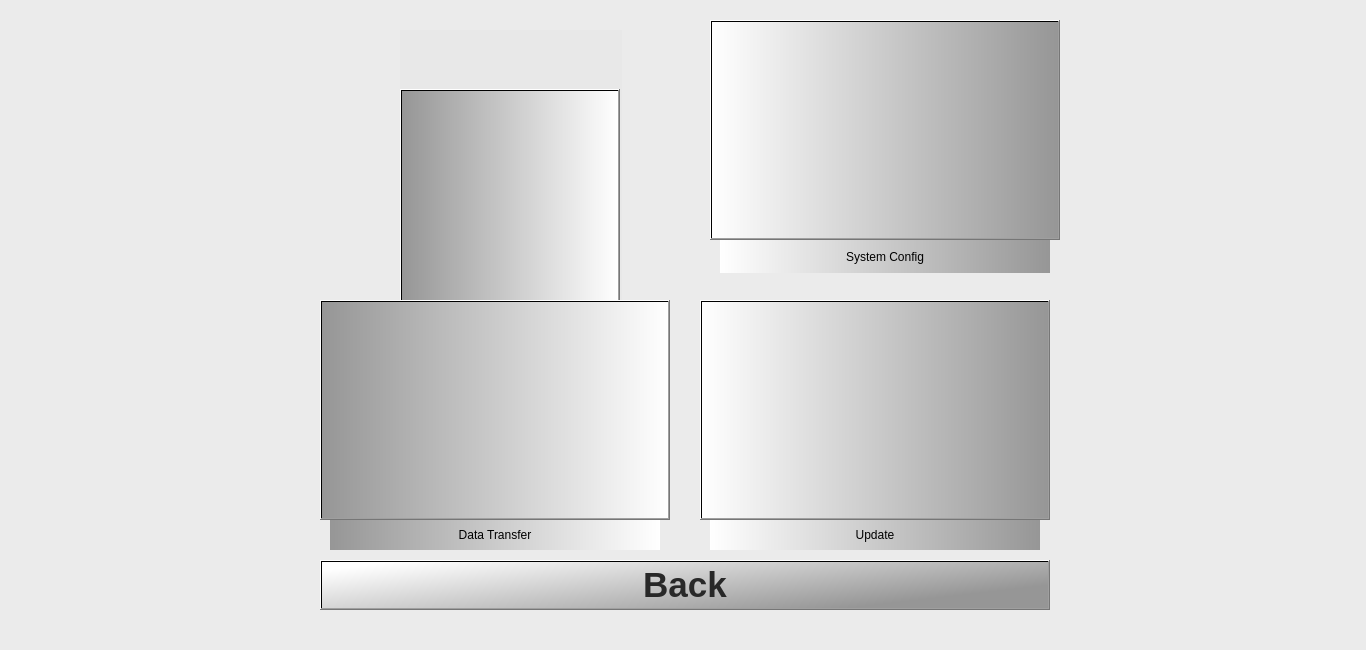
<?xml version="1.0" encoding="UTF-8"?>
<ui version="4.0">
 <class>settings</class>
 <widget class="QWidget" name="settings">
  <property name="geometry">
   <rect>
    <x>0</x>
    <y>0</y>
    <width>1366</width>
    <height>650</height>
   </rect>
  </property>
  <property name="windowTitle">
   <string>Form</string>
  </property>
  <property name="styleSheet">
   <string notr="true">background-color: qlineargradient(spread:pad, x1:0, y1:0, x1:0, y1:0, stop:0 rgba(230, 230, 230, 130), stop:1 rgba(255, 255, 255, 255));</string>
  </property>
  <widget class="QPushButton" name="system_config">
   <property name="geometry">
    <rect>
     <x>710</x>
     <y>20</y>
     <width>350</width>
     <height>220</height>
    </rect>
   </property>
   <property name="sizePolicy">
    <sizepolicy hsizetype="MinimumExpanding" vsizetype="MinimumExpanding">
     <horstretch>0</horstretch>
     <verstretch>0</verstretch>
    </sizepolicy>
   </property>
   <property name="minimumSize">
    <size>
     <width>220</width>
     <height>220</height>
    </size>
   </property>
   <property name="maximumSize">
    <size>
     <width>435</width>
     <height>156</height>
    </size>
   </property>
   <property name="autoFillBackground">
    <bool>false</bool>
   </property>
   <property name="styleSheet">
    <string notr="true">QPushButton:pressed{background-color: rgb(179, 179, 179); }
QPushButton{background-color: qlineargradient(spread:pad, x1:0, y1:0, x2:1, y2:0, stop:1 rgba(150, 150, 150, 255), stop:0 rgba(255, 255, 255, 255));}
</string>
   </property>
   <property name="text">
    <string/>
   </property>
   <property name="icon">
    <iconset resource="icons.qrc">
     <normaloff>:/images/system_config.png</normaloff>:/images/system_config.png</iconset>
   </property>
   <property name="iconSize">
    <size>
     <width>200</width>
     <height>200</height>
    </size>
   </property>
  </widget>
  <widget class="QPushButton" name="data_transfer">
   <property name="geometry">
    <rect>
     <x>320</x>
     <y>300</y>
     <width>350</width>
     <height>220</height>
    </rect>
   </property>
   <property name="sizePolicy">
    <sizepolicy hsizetype="MinimumExpanding" vsizetype="MinimumExpanding">
     <horstretch>0</horstretch>
     <verstretch>0</verstretch>
    </sizepolicy>
   </property>
   <property name="minimumSize">
    <size>
     <width>220</width>
     <height>220</height>
    </size>
   </property>
   <property name="maximumSize">
    <size>
     <width>435</width>
     <height>156</height>
    </size>
   </property>
   <property name="autoFillBackground">
    <bool>false</bool>
   </property>
   <property name="styleSheet">
    <string notr="true">QPushButton:pressed{background-color: rgb(179, 179, 179); }
QPushButton{background-color: qlineargradient(spread:pad, x1:0, y1:0, x2:1, y2:0, stop:0 rgba(150, 150, 150, 255), stop:1 rgba(255, 255, 255, 255));}</string>
   </property>
   <property name="text">
    <string/>
   </property>
   <property name="icon">
    <iconset resource="icons.qrc">
     <normaloff>:/images/data_transfer_black.png</normaloff>:/images/data_transfer_black.png</iconset>
   </property>
   <property name="iconSize">
    <size>
     <width>200</width>
     <height>200</height>
    </size>
   </property>
  </widget>
  <widget class="QPushButton" name="update">
   <property name="geometry">
    <rect>
     <x>700</x>
     <y>300</y>
     <width>350</width>
     <height>220</height>
    </rect>
   </property>
   <property name="sizePolicy">
    <sizepolicy hsizetype="MinimumExpanding" vsizetype="MinimumExpanding">
     <horstretch>0</horstretch>
     <verstretch>0</verstretch>
    </sizepolicy>
   </property>
   <property name="minimumSize">
    <size>
     <width>220</width>
     <height>220</height>
    </size>
   </property>
   <property name="maximumSize">
    <size>
     <width>435</width>
     <height>156</height>
    </size>
   </property>
   <property name="autoFillBackground">
    <bool>false</bool>
   </property>
   <property name="styleSheet">
    <string notr="true">QPushButton:pressed{background-color: rgb(179, 179, 179); }
QPushButton{background-color: qlineargradient(spread:pad, x1:0, y1:0, x2:1, y2:0, stop:1 rgba(150, 150, 150, 255), stop:0 rgba(255, 255, 255, 255));}
</string>
   </property>
   <property name="text">
    <string/>
   </property>
   <property name="icon">
    <iconset resource="icons.qrc">
     <normaloff>:/images/update.png</normaloff>:/images/update.png</iconset>
   </property>
   <property name="iconSize">
    <size>
     <width>200</width>
     <height>180</height>
    </size>
   </property>
  </widget>
  <widget class="QLabel" name="select_route_label_2">
   <property name="geometry">
    <rect>
     <x>720</x>
     <y>240</y>
     <width>330</width>
     <height>33</height>
    </rect>
   </property>
   <property name="sizePolicy">
    <sizepolicy hsizetype="MinimumExpanding" vsizetype="Fixed">
     <horstretch>0</horstretch>
     <verstretch>0</verstretch>
    </sizepolicy>
   </property>
   <property name="maximumSize">
    <size>
     <width>435</width>
     <height>33</height>
    </size>
   </property>
   <property name="styleSheet">
    <string notr="true">font: 20pt &quot;Sans Serif&quot;;
color: rgb(0, 0, 0);
background-color: rgb(230, 230, 230);
background-color: qlineargradient(spread:pad, x1:0, y1:0, x2:1, y2:0, stop:1 rgba(150, 150, 150, 255), stop:0 rgba(255, 255, 255, 255));</string>
   </property>
   <property name="text">
    <string>System Config</string>
   </property>
   <property name="alignment">
    <set>Qt::AlignCenter</set>
   </property>
  </widget>
  <widget class="QLabel" name="select_route_label_3">
   <property name="geometry">
    <rect>
     <x>330</x>
     <y>520</y>
     <width>330</width>
     <height>30</height>
    </rect>
   </property>
   <property name="sizePolicy">
    <sizepolicy hsizetype="MinimumExpanding" vsizetype="Fixed">
     <horstretch>0</horstretch>
     <verstretch>0</verstretch>
    </sizepolicy>
   </property>
   <property name="maximumSize">
    <size>
     <width>435</width>
     <height>33</height>
    </size>
   </property>
   <property name="styleSheet">
    <string notr="true">font: 20pt &quot;Sans Serif&quot;;
color: rgb(0, 0, 0);
background-color: rgb(230, 230, 230);
background-color: qlineargradient(spread:pad, x1:0, y1:0, x2:1, y2:0, stop:0 rgba(150, 150, 150, 255), stop:1 rgba(255, 255, 255, 255));</string>
   </property>
   <property name="text">
    <string>Data Transfer</string>
   </property>
   <property name="alignment">
    <set>Qt::AlignCenter</set>
   </property>
  </widget>
  <widget class="QLabel" name="select_route_label_4">
   <property name="geometry">
    <rect>
     <x>710</x>
     <y>520</y>
     <width>330</width>
     <height>30</height>
    </rect>
   </property>
   <property name="sizePolicy">
    <sizepolicy hsizetype="MinimumExpanding" vsizetype="Fixed">
     <horstretch>0</horstretch>
     <verstretch>0</verstretch>
    </sizepolicy>
   </property>
   <property name="maximumSize">
    <size>
     <width>435</width>
     <height>33</height>
    </size>
   </property>
   <property name="styleSheet">
    <string notr="true">font: 20pt &quot;Sans Serif&quot;;
color: rgb(0, 0, 0);
background-color: rgb(230, 230, 230);
background-color: qlineargradient(spread:pad, x1:0, y1:0, x2:1, y2:0, stop:1 rgba(150, 150, 150, 255), stop:0 rgba(255, 255, 255, 255));</string>
   </property>
   <property name="text">
    <string>Update</string>
   </property>
   <property name="alignment">
    <set>Qt::AlignCenter</set>
   </property>
  </widget>
  <widget class="QPushButton" name="settings_back_button">
   <property name="geometry">
    <rect>
     <x>320</x>
     <y>560</y>
     <width>730</width>
     <height>50</height>
    </rect>
   </property>
   <property name="font">
    <font>
     <pointsize>26</pointsize>
     <weight>75</weight>
     <bold>true</bold>
    </font>
   </property>
   <property name="autoFillBackground">
    <bool>false</bool>
   </property>
   <property name="styleSheet">
    <string notr="true">QPushButton:pressed{background-color: rgb(179, 179, 179); }
QPushButton{background-color: qlineargradient(spread:pad, x0:0, y0:0, x1:1, y1:1, stop:0 rgba(150, 150, 150, 150), stop:1 rgba(230, 230, 230, 200));}
QPushButton{color: rgb(40, 40, 40);}

QPushButton{background-color: qlineargradient(spread:pad, x1:0.1, y1:0, x2:1, y2:0.5, stop:1 rgba(150, 150, 150, 255), stop:0 rgba(255, 255, 255, 255));}
</string>
   </property>
   <property name="text">
    <string>Back</string>
   </property>
  </widget>
  <widget class="QWidget" name="">
   <property name="geometry">
    <rect>
     <x>400</x>
     <y>30</y>
     <width>222</width>
     <height>341</height>
    </rect>
   </property>
   <layout class="QVBoxLayout" name="verticalLayout">
    <item>
     <widget class="QPushButton" name="vol_control">
      <property name="sizePolicy">
       <sizepolicy hsizetype="MinimumExpanding" vsizetype="Minimum">
        <horstretch>0</horstretch>
        <verstretch>0</verstretch>
       </sizepolicy>
      </property>
      <property name="minimumSize">
       <size>
        <width>220</width>
        <height>220</height>
       </size>
      </property>
      <property name="maximumSize">
       <size>
        <width>220</width>
        <height>156</height>
       </size>
      </property>
      <property name="autoFillBackground">
       <bool>false</bool>
      </property>
      <property name="styleSheet">
       <string notr="true">QPushButton:pressed{background-color: rgb(179, 179, 179); }
QPushButton{background-color: qlineargradient(spread:pad, x1:0, y1:0, x2:1, y2:0, stop:0 rgba(150, 150, 150, 255), stop:1 rgba(255, 255, 255, 255));}</string>
      </property>
      <property name="text">
       <string/>
      </property>
      <property name="icon">
       <iconset resource="icons.qrc">
        <normaloff>:/images/vol_control_black.png</normaloff>:/images/vol_control_black.png</iconset>
      </property>
      <property name="iconSize">
       <size>
        <width>200</width>
        <height>200</height>
       </size>
      </property>
     </widget>
    </item>
    <item>
     <widget class="QLabel" name="select_route_label">
      <property name="sizePolicy">
       <sizepolicy hsizetype="MinimumExpanding" vsizetype="Fixed">
        <horstretch>0</horstretch>
        <verstretch>0</verstretch>
       </sizepolicy>
      </property>
      <property name="minimumSize">
       <size>
        <width>220</width>
        <height>33</height>
       </size>
      </property>
      <property name="maximumSize">
       <size>
        <width>435</width>
        <height>33</height>
       </size>
      </property>
      <property name="styleSheet">
       <string notr="true">font: 20pt &quot;Sans Serif&quot;;
color: rgb(0, 0, 0);
background-color: rgb(230, 230, 230);
background-color: qlineargradient(spread:pad, x1:0, y1:0, x2:1, y2:0, stop:0 rgba(150, 150, 150, 255), stop:1 rgba(255, 255, 255, 255));</string>
      </property>
      <property name="text">
       <string>Volume Control</string>
      </property>
      <property name="alignment">
       <set>Qt::AlignCenter</set>
      </property>
     </widget>
    </item>
   </layout>
   <zorder>select_route_label</zorder>
   <zorder>vol_control</zorder>
  </widget>
  <zorder>select_route_label</zorder>
  <zorder>vol_control</zorder>
  <zorder>system_config</zorder>
  <zorder>data_transfer</zorder>
  <zorder>update</zorder>
  <zorder>select_route_label_2</zorder>
  <zorder>select_route_label_3</zorder>
  <zorder>select_route_label_4</zorder>
  <zorder>settings_back_button</zorder>
 </widget>
 <resources>
  <include location="icons.qrc"/>
 </resources>
 <connections/>
</ui>
